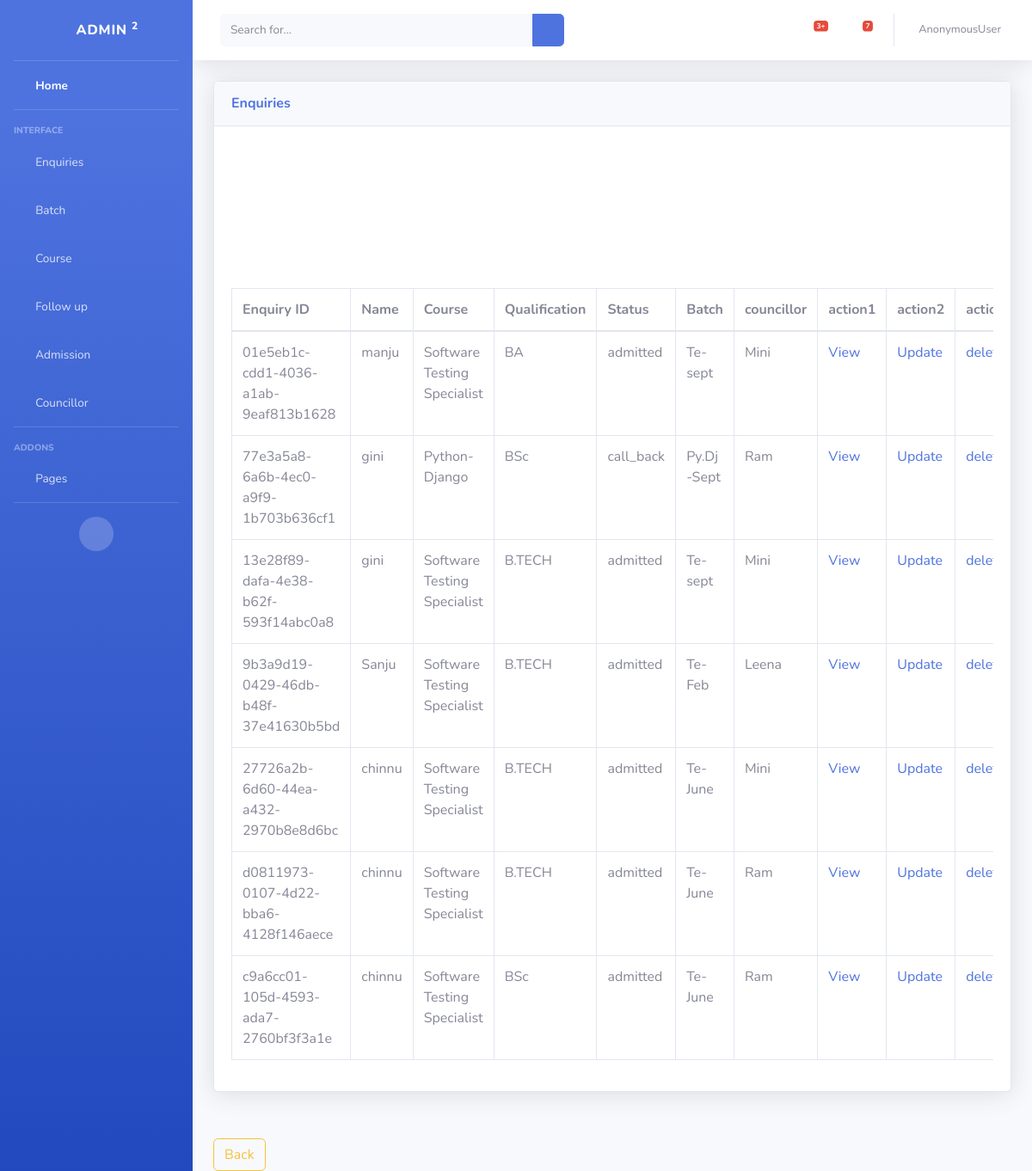
Page /enquiry/listenquiry on the committed database.
### enq/models.py (models this page shows, shortened)
class Enquiry(models.Model):
    enquiry_id= models.UUIDField(primary_key=True, default=uuid.uuid4, editable=False)
    student_name=models.CharField(max_length=120)
    address=models.CharField(max_length=250)
    qualification=models.CharField(max_length=120)
    college_name=models.CharField(max_length=120)
    course=models.ForeignKey(Course,on_delete=models.CASCADE)
    Batch_code=models.ForeignKey(Batch,on_delete=models.CASCADE)
    phone_no=models.IntegerField()
    email=models.EmailField()
    enquiry_date=models.DateField(default=date.today())
    followup_date=models.DateField()
    sourse=models.CharField(max_length=120)
    councillor=models.ForeignKey(Councillor,on_delete=models.CASCADE)
    action=(('1','call_back'),
            ('2','admitted'),
            ('3','cancel'))
    status=models.CharField(max_length=30,choices=action)

class Course(models.Model):
    course_name=models.CharField(max_length=120,unique=True)
    course_duration=models.CharField(max_length=50)
    course_date=models.DateField()
    def __str__(self):
        return str(self.course_name)

class Batch(models.Model):
    Batch_code=models.CharField(max_length=120,unique=True)
    course_name=models.ForeignKey(Course,on_delete=models.CASCADE)
    Batch_Date=models.DateField()
    action=(('1','yet_to_begin'),
            ('2','started'),
            ('3','completed'))
    Batch_Status=models.CharField(max_length=120,choices=action)
    def __str__(self):
        return str(self.Batch_code)

class Councillor(models.Model):
    councillor_name=models.CharField(max_length=60)
    def __str__(self):
        return str(self.councillor_name)

### enq/views.py (the view)
# urls.py: path('listenquiry',Enquiry_list.as_view(),name="listenquiry"),
class Enquiry_list(ListView):
    model = Enquiry
    template_name = "enq/enq_list.html"
    context_object_name = "enquiry"

### enq/templates/enq/enq_list.html (shortened to what this page needs)
<!DOCTYPE html>
{% extends 'enq/base1.html' %}
{% block content %}
 <div class="card shadow mb-4">
            <div class="card-header py-3">
              <h6 class="m-0 font-weight-bold text-primary">Enquiries</h6>
            </div>
            <div class="card-body">
              <div class="table-responsive">
                <table class="table table-bordered" id="dataTable" width="100%" cellspacing="0">
                  <thead>
                    <tr>
                        <th>Enquiry ID</th>
                        <th>Name</th>
                        <th>Course</th>
                        <th>Qualification</th>
                        <th>Status</th>
                        <th>Batch</th>
                        <th>councillor</th>
                        <th>action1</th>
                        <th>action2</th>
                        <th>action3</th>
                    </tr>
                  </thead>
                  <tbody>
                    {% for data in enquiry %}
                    <tr>
                        <td id="one">{{data.enquiry_id}}</td>
                        <td>{{data.student_name}}</td>
                        <td>{{data.course}}</td>
                        <td>{{data.qualification}}</td>
                        <td>{{data.get_status_display}}</td>
                        <td>{{data.Batch_code}}</td>
                        <td>{{data.councillor }}</td>
                        <td><a href="{%url 'detailenquiry' data.enquiry_id %}">View</a> </td>
                        <td><a href="{%url 'updateenquiry' data.enquiry_id %}">Update</a> </td>
                        <td><a href="{%url 'deleteenquiry' data.enquiry_id %}" >delete</a> </td>
                    </tr><br>
                    {% endfor %}
                  </tbody>
                </table>
              </div>
            </div>
 </div>
<input type=button class="btn btn-outline-warning" style="margin-top: 30px;" value="Back" onClick="javascript:history.go(-1);">
{% endblock %}

### enq/templates/enq/base1.html (shortened to what this page needs)
<!DOCTYPE html>
{% load static %}
<html lang="en">
<head>
  <link href="{%static 'vendor/fontawesome-free/css/all.min.css'%}" rel="stylesheet" type="text/css">
  <link href="{%static 'css/sb-admin-2.min.css'%}" rel="stylesheet">
</head>
<body id="page-top">
  <div id="wrapper">
    <ul class="navbar-nav bg-gradient-primary sidebar sidebar-dark accordion" id="accordionSidebar">
      <a class="sidebar-brand d-flex align-items-center justify-content-center" href="index.html">
        <div class="sidebar-brand-icon rotate-n-15">
          <i class="fas fa-laugh-wink"></i>
        </div>
        <div class="sidebar-brand-text mx-3"> Admin <sup>2</sup></div>
      </a>
      <hr class="sidebar-divider my-0">
      <li class="nav-item active">
        <a class="nav-link" href="{%url 'home' %}">
          <i class="fas fa-fw fa-tachometer-alt"></i>
          <span>Home</span></a>
      </li>
      <hr class="sidebar-divider">
      <div class="sidebar-heading">
        Interface
      </div>
      <li class="nav-item">
        <a class="nav-link collapsed" href="#" data-toggle="collapse" data-target="#collapseTwo" aria-expanded="true" aria-controls="collapseTwo">
          <i class="fas fa-fw fa-cog"></i>
          <span>Enquiries</span>
        </a>
      </li>
      <li class="nav-item">
        <a class="nav-link collapsed" href="#" data-toggle="collapse" data-target="#collapseUtilities" aria-expanded="true" aria-controls="collapseUtilities">
          <i class="fas fa-fw fa-wrench"></i>
          <span>Batch</span>
        </a>
      </li>
    <li class="nav-item">
        <a class="nav-link collapsed" href="#" data-toggle="collapse" data-target="#collapseUtilities1" aria-expanded="true" aria-controls="collapseUtilities1">
          <i class="fas fa-fw fa-wrench"></i>
          <span>Course</span>
        </a>
      </li>
      <li class="nav-item">
        <a class="nav-link collapsed" href="#" data-toggle="collapse" data-target="#collapseUtilities2" aria-expanded="true" aria-controls="collapseUtilities2">
          <i class="fas fa-fw fa-wrench"></i>
          <span>Follow up</span>
        </a>
      </li>
      <li class="nav-item">
        <a class="nav-link collapsed" href="#" data-toggle="collapse" data-target="#collapseUtilities3" aria-expanded="true" aria-controls="collapseUtilities3">
          <i class="fas fa-fw fa-wrench"></i>
          <span>Admission</span>
        </a>
      </li>
      <li class="nav-item">
        <a class="nav-link collapsed" href="#" data-toggle="collapse" data-target="#collapsePages5" aria-expanded="true" aria-controls="collapsePages5">
          <i class="fas fa-fw fa-folder"></i>
          <span>Councillor</span>
        </a>
      </li>
      <hr class="sidebar-divider">
      <div class="sidebar-heading">
        Addons
      </div>
      <li class="nav-item">
        <a class="nav-link collapsed" href="#" data-toggle="collapse" data-target="#collapsePages" aria-expanded="true" aria-controls="collapsePages">
          <i class="fas fa-fw fa-folder"></i>
          <span>Pages</span>
        </a>
      </li>
      <hr class="sidebar-divider d-none d-md-block">
      <div class="text-center d-none d-md-inline">
        <button class="rounded-circle border-0" id="sidebarToggle"></button>
      </div>
    </ul>
    <div id="content-wrapper" class="d-flex flex-column">
      <div id="content">
        <nav class="navbar navbar-expand navbar-light bg-white topbar mb-4 static-top shadow">
          <form class="d-none d-sm-inline-block form-inline mr-auto ml-md-3 my-2 my-md-0 mw-100 navbar-search">
            <div class="input-group">
              <input type="text" class="form-control bg-light border-0 small" placeholder="Search for..." aria-label="Search" aria-describedby="basic-addon2">
              <div class="input-group-append">
                <button class="btn btn-primary" type="button">
                  <i class="fas fa-search fa-sm"></i>
                </button>
              </div>
            </div>
          </form>
          <ul class="navbar-nav ml-auto">
            <li class="nav-item dropdown no-arrow mx-1">
              <a class="nav-link dropdown-toggle" href="#" id="alertsDropdown" role="button" data-toggle="dropdown" aria-haspopup="true" aria-expanded="false">
                <i class="fas fa-bell fa-fw"></i>
                <span class="badge badge-danger badge-counter">3+</span>
              </a>
            </li>
            <li class="nav-item dropdown no-arrow mx-1">
              <a class="nav-link dropdown-toggle" href="#" id="messagesDropdown" role="button" data-toggle="dropdown" aria-haspopup="true" aria-expanded="false">
                <i class="fas fa-envelope fa-fw"></i>
                <span class="badge badge-danger badge-counter">7</span>
              </a>
            </li>
            <li class="nav-item dropdown no-arrow">
              <a class="nav-link dropdown-toggle" href="#" id="userDropdown" role="button" data-toggle="dropdown" aria-haspopup="true" aria-expanded="false">
                <span class="mr-2 d-none d-lg-inline text-gray-600 small">{{request.user}}</span>
              </a>
            </li>
          </ul>
        </nav>
        <div class="container-fluid">
          {% block content %}
          {% endblock %}
        </div>
      </div>
    </div>
  </div>
</body>
</html>

### enq/templates/enq/enq_list.html (style rules this page uses)
body { color:#3b3d3b; }

### rows in the picture
Enquiry: enquiry_id "01e5eb1c-cdd1-4036-a1ab-9eaf813b1628", student_name "manju", course "Software Testing Specialist", qualification "BA", status "admitted", Batch_code "Te-sept", councillor "Mini"
Enquiry: enquiry_id "77e3a5a8-6a6b-4ec0-a9f9-1b703b636cf1", student_name "gini", course "Python-Django", qualification "BSc", status "call_back", Batch_code "Py.Dj -Sept", councillor "Ram"
Enquiry: enquiry_id "13e28f89-dafa-4e38-b62f-593f14abc0a8", student_name "gini", course "Software Testing Specialist", qualification "B.TECH", status "admitted", Batch_code "Te-sept", councillor "Mini"
Enquiry: enquiry_id "9b3a9d19-0429-46db-b48f-37e41630b5bd", student_name "Sanju", course "Software Testing Specialist", qualification "B.TECH", status "admitted", Batch_code "Te-Feb", councillor "Leena"
Enquiry: enquiry_id "27726a2b-6d60-44ea-a432-2970b8e8d6bc", student_name "chinnu", course "Software Testing Specialist", qualification "B.TECH", status "admitted", Batch_code "Te-June", councillor "Mini"
Enquiry: enquiry_id "d0811973-0107-4d22-bba6-4128f146aece", student_name "chinnu", course "Software Testing Specialist", qualification "B.TECH", status "admitted", Batch_code "Te-June", councillor "Ram"
Enquiry: enquiry_id "c9a6cc01-105d-4593-ada7-2760bf3f3a1e", student_name "chinnu", course "Software Testing Specialist", qualification "BSc", status "admitted", Batch_code "Te-June", councillor "Ram"

### other values in the picture
{{ request.user }} "AnonymousUser"
